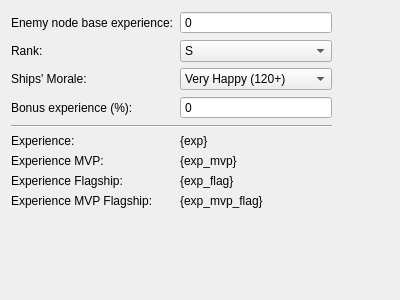
<?xml version="1.0" encoding="UTF-8"?>
<ui version="4.0">
 <class>ToolStageExp</class>
 <widget class="QWidget" name="ToolStageExp">
  <property name="geometry">
   <rect>
    <x>0</x>
    <y>0</y>
    <width>400</width>
    <height>300</height>
   </rect>
  </property>
  <property name="windowTitle">
   <string>Form</string>
  </property>
  <layout class="QGridLayout" name="gridLayout">
   <item row="0" column="2" rowspan="6">
    <spacer name="horizontalSpacer">
     <property name="orientation">
      <enum>Qt::Horizontal</enum>
     </property>
     <property name="sizeHint" stdset="0">
      <size>
       <width>40</width>
       <height>20</height>
      </size>
     </property>
    </spacer>
   </item>
   <item row="1" column="1">
    <widget class="QComboBox" name="rankComboBox">
     <item>
      <property name="text">
       <string>S</string>
      </property>
     </item>
     <item>
      <property name="text">
       <string>A or less</string>
      </property>
     </item>
    </widget>
   </item>
   <item row="0" column="1">
    <widget class="QSpinBox" name="baseExpSpinBox">
     <property name="buttonSymbols">
      <enum>QAbstractSpinBox::NoButtons</enum>
     </property>
     <property name="maximum">
      <number>9999</number>
     </property>
    </widget>
   </item>
   <item row="8" column="0">
    <widget class="QLabel" name="expMvpFlagshipTitleLabel">
     <property name="text">
      <string>Experience MVP Flagship:</string>
     </property>
    </widget>
   </item>
   <item row="6" column="1">
    <widget class="QLabel" name="expMvpLabel">
     <property name="text">
      <string>{exp_mvp}</string>
     </property>
    </widget>
   </item>
   <item row="3" column="1">
    <widget class="QSpinBox" name="bonusExpSpinBox">
     <property name="buttonSymbols">
      <enum>QAbstractSpinBox::NoButtons</enum>
     </property>
     <property name="maximum">
      <number>100</number>
     </property>
    </widget>
   </item>
   <item row="7" column="1">
    <widget class="QLabel" name="expFlagshipLabel">
     <property name="text">
      <string>{exp_flag}</string>
     </property>
    </widget>
   </item>
   <item row="5" column="1">
    <widget class="QLabel" name="expLabel">
     <property name="text">
      <string>{exp}</string>
     </property>
    </widget>
   </item>
   <item row="6" column="0">
    <widget class="QLabel" name="expMvpTitleLabel">
     <property name="text">
      <string>Experience MVP:</string>
     </property>
    </widget>
   </item>
   <item row="0" column="0">
    <widget class="QLabel" name="baseExpTitleLabel">
     <property name="text">
      <string>Enemy node base experience:</string>
     </property>
    </widget>
   </item>
   <item row="9" column="0" colspan="3">
    <spacer name="verticalSpacer">
     <property name="orientation">
      <enum>Qt::Vertical</enum>
     </property>
     <property name="sizeHint" stdset="0">
      <size>
       <width>20</width>
       <height>40</height>
      </size>
     </property>
    </spacer>
   </item>
   <item row="5" column="0">
    <widget class="QLabel" name="expTitleLabel">
     <property name="text">
      <string>Experience:</string>
     </property>
    </widget>
   </item>
   <item row="1" column="0">
    <widget class="QLabel" name="rankTitleLabel">
     <property name="text">
      <string>Rank:</string>
     </property>
    </widget>
   </item>
   <item row="3" column="0">
    <widget class="QLabel" name="bonusExpTitleLabel">
     <property name="text">
      <string>Bonus experience (%):</string>
     </property>
    </widget>
   </item>
   <item row="2" column="0">
    <widget class="QLabel" name="moraleTitleLabel">
     <property name="text">
      <string>Ships' Morale:</string>
     </property>
    </widget>
   </item>
   <item row="7" column="0">
    <widget class="QLabel" name="expFlagshipTitleLabel">
     <property name="text">
      <string>Experience Flagship:</string>
     </property>
    </widget>
   </item>
   <item row="8" column="1">
    <widget class="QLabel" name="expMvpFlagshipLabel">
     <property name="text">
      <string>{exp_mvp_flag}</string>
     </property>
    </widget>
   </item>
   <item row="2" column="1">
    <widget class="QComboBox" name="moraleComboBox">
     <item>
      <property name="text">
       <string>Very Happy (120+)</string>
      </property>
     </item>
     <item>
      <property name="text">
       <string>Happy/Neutral (1-119)</string>
      </property>
     </item>
     <item>
      <property name="text">
       <string>Sad (0)</string>
      </property>
     </item>
    </widget>
   </item>
   <item row="4" column="0" colspan="2">
    <widget class="Line" name="line">
     <property name="orientation">
      <enum>Qt::Horizontal</enum>
     </property>
    </widget>
   </item>
  </layout>
 </widget>
 <tabstops>
  <tabstop>baseExpSpinBox</tabstop>
  <tabstop>rankComboBox</tabstop>
  <tabstop>moraleComboBox</tabstop>
  <tabstop>bonusExpSpinBox</tabstop>
 </tabstops>
 <resources/>
 <connections/>
</ui>
